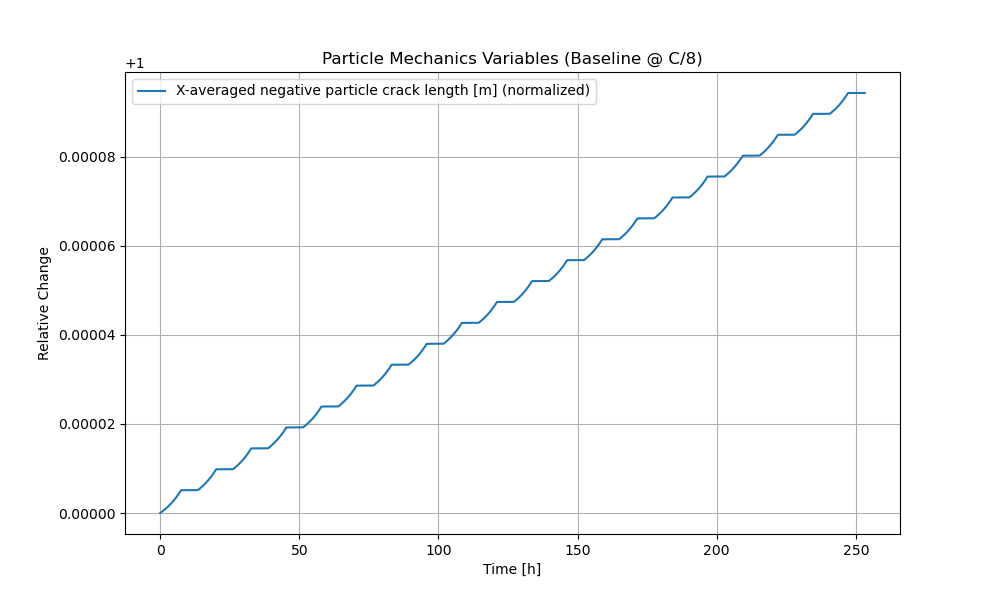

Python code for this plot:
import matplotlib.pyplot as plt
import numpy as np

import pybamm

# Setup similar to isolate_mechanism.py
parameter_values = pybamm.ParameterValues("OKane2022")
solver = pybamm.IDAKLUSolver()

# Baseline options (with cracking)
options = {
    "SEI": "solvent-diffusion limited",
    "SEI porosity change": "true",
    "lithium plating": "partially reversible",
    "lithium plating porosity change": "true",
    "particle mechanics": ("swelling and cracking", "swelling only"),
    "SEI on cracks": "true",
    "loss of active material": "stress-driven",
}

# Experiment: C/8 discharge, C/6 charge (same as isolate_mechanism.py)
experiment = pybamm.Experiment(
    [
        (
            "Discharge at C/8 until 3.2 V",
            "Rest for 15 minutes",
            "Charge at C/6 until 4.1 V",
            "Hold at 4.1 V until C/37",
            "Rest for 15 minutes",
        )
    ]
    * 20
)  # Run 20 cycles

print("Running Baseline simulation to check cracking...")
model = pybamm.lithium_ion.SPMe(options)
sim = pybamm.Simulation(
    model, experiment=experiment, parameter_values=parameter_values, solver=solver
)
sim.solve()

# Extract Cracking Variables
# OKane2022 typically has cracking on negative electrode
vars_to_check = [
    "X-averaged negative particle crack length [m]",
    "X-averaged negative particle surface area to volume ratio [m-1]",
    "X-averaged negative particle tangental stress [Pa]",
]

found_vars = {}
for var in vars_to_check:
    if var in sim.solution.all_models[0].variables:
        found_vars[var] = sim.solution[var].entries
    else:
        print(f"Variable not found: {var}")

# Print Analysis
print("\n--- Cracking Analysis (20 Cycles) ---")
for var, data in found_vars.items():
    init = data[0]
    final = data[-1]
    change = final - init
    print(f"{var}:")
    print(f"  Initial: {init:.4e}")
    print(f"  Final:   {final:.4e}")
    print(f"  Change:  {change:.4e}")

# Plot
if found_vars:
    t = sim.solution["Time [h]"].entries
    plt.figure(figsize=(10, 6))
    for var, data in found_vars.items():
        # Normalize to see relative change
        if np.max(np.abs(data)) > 0:
            plt.plot(t, data / data[0], label=var + " (normalized)")
        else:
            plt.plot(t, data, label=var)

    plt.xlabel("Time [h]")
    plt.ylabel("Relative Change")
    plt.title("Particle Mechanics Variables (Baseline @ C/8)")
    plt.legend()
    plt.grid(True)
    plt.savefig("check_cracking.png")
    print("Saved check_cracking.png")
